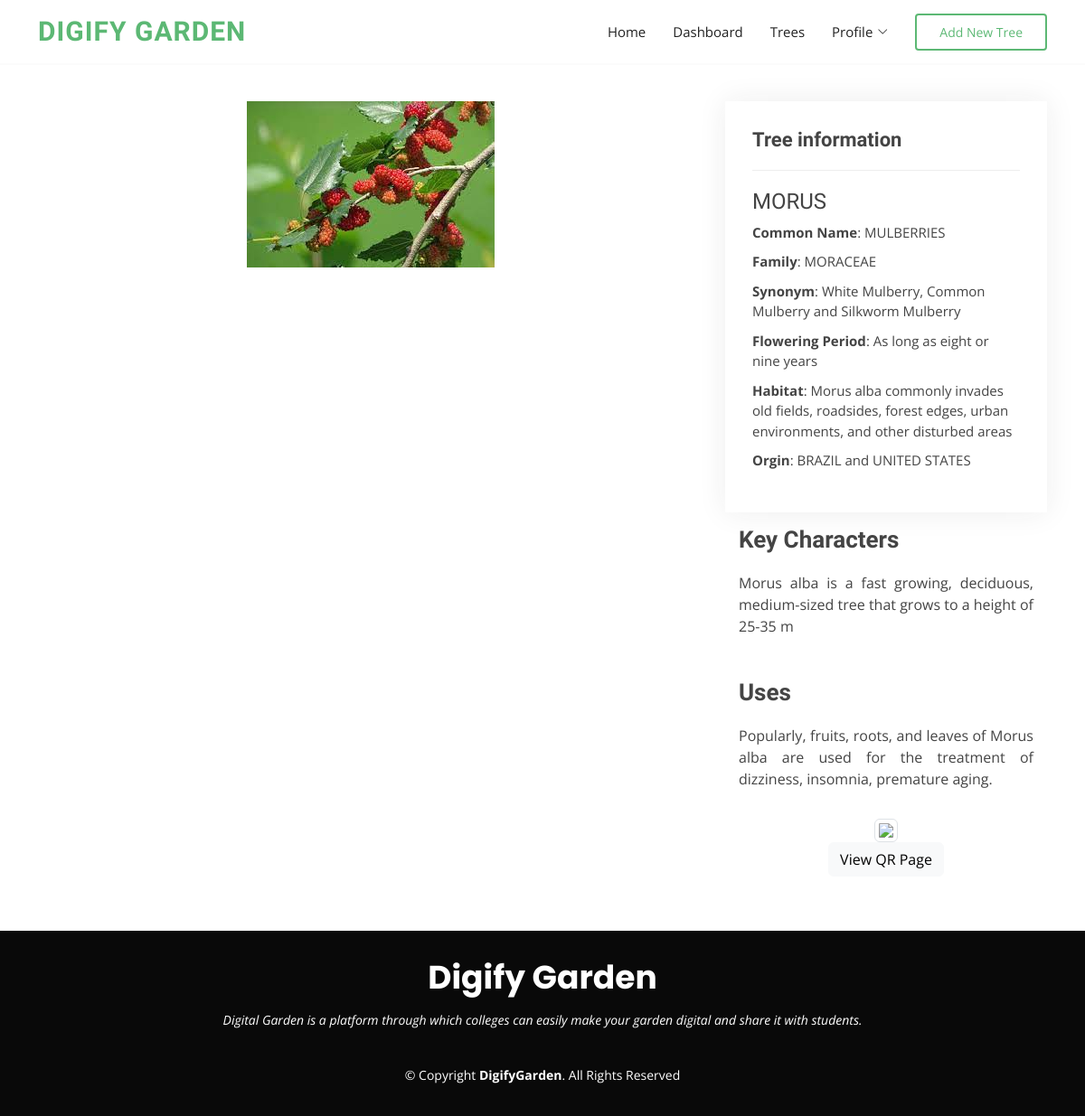
Page /College/tree-details.php?id=c-2303202318702 (signed in) on the committed database.
### tables this page shows
CREATE TABLE `tbl_tree` (
  `t_id` varchar(30) NOT NULL,
  `u_id` varchar(10) NOT NULL,
  `t_name` longtext NOT NULL,
  `family` longtext NOT NULL,
  `synonym` longtext NOT NULL,
  `com_name` longtext NOT NULL,
  `f_period` longtext NOT NULL,
  `origin` longtext NOT NULL,
  `habitat` longtext NOT NULL,
  `uses` longtext NOT NULL,
  `key_char` longtext NOT NULL
);

### College/tree-details.php (the view, shortened to what this page needs)
<?php
include '../util/connection.php';
$t_id = $_GET['id'];
?>
<!DOCTYPE html>
<html lang="en">
<head>
  <link href="assets/vendor/animate.css/animate.min.css" rel="stylesheet">
  <link href="assets/vendor/bootstrap/css/bootstrap.min.css" rel="stylesheet">
  <link href="assets/vendor/bootstrap-icons/bootstrap-icons.css" rel="stylesheet">
  <link href="assets/vendor/boxicons/css/boxicons.min.css" rel="stylesheet">
  <link href="assets/vendor/glightbox/css/glightbox.min.css" rel="stylesheet">
  <link href="assets/vendor/swiper/swiper-bundle.min.css" rel="stylesheet">
  <link type="text/css" href="../node_modules/%40fortawesome/fontawesome-free/css/all.min.css" rel="stylesheet" />
  <link href="assets/css/audio.css" rel="stylesheet">
  <link href="assets/css/style.css" rel="stylesheet">
</head>
<body>
  <?php
  if (isset($_SESSION['u_id'])) {
    echo ' <header id="header" class="d-flex align-items-center">
  <div class="container d-flex align-items-center">
    <h1 class="logo me-auto"><a href="index.php">Digify Garden</a></h1>
    <nav id="navbar" class="navbar">
      <ul>
      <li><a class="nav-link scrollto " href="../index.php">Home</a></li>
      <li><a class="nav-link scrollto " href="./index.php">Dashboard</a></li>
        <li><a class="nav-link scrollto" href="./tree_list.php">Trees</a></li>
        <li class="dropdown"><a href="./profile.php"><span>Profile</span> <i class="bi bi-chevron-down"></i></a>
          <ul>
            <li><a href="./profile.php">View Profile</a></li>
            <li><a href="../login/logout.php">Signout</a></li>
          </ul>
        </li>
        <li><a class="getstarted scrollto" href="./tree/index.php">Add New Tree</a></li>
      </ul>
      <i class="bi bi-list mobile-nav-toggle"></i>
    </nav>
  </div>
</header>';
  }
  ?>
  <?php
  $currentPageUrl = 'http://' . $_SERVER["HTTP_HOST"] . $_SERVER["REQUEST_URI"];
  $query = "SELECT * FROM tbl_tree WHERE `t_id` = '" . $t_id . "' ";
  $tdetails = mysqli_query($conn, $query);
  if (!$tdetails) {
    echo "failed";
  } else {
    if (mysqli_num_rows($tdetails) > 0) {
      while ($rowData = mysqli_fetch_array($tdetails)) {
        $t_name = $rowData["t_name"];
        $family = $rowData["family"];
        $synonym = $rowData["synonym"];
        $com_name = $rowData["com_name"];
        $origin = $rowData["origin"];
        $habitat = $rowData["habitat"];
        $fperiod = $rowData["f_period"];
        $key_char = $rowData["key_char"];
        $uses = $rowData["uses"];
      }
    }
  }
  ?>
  <main id="main">
    <?php
    if (isset($_SESSION['u_id'])) {
      echo '
  <section id="breadcrumbs" class="breadcrumbs">
    <div class="container">
      <div class="d-flex justify-content-between align-items-center">
        <h2>Tree Details</h2>
        <ol>
          <li><a href="index.php">Dashboard</a></li>
          <li>Tree Details</li>
        </ol>
      </div>
    </div>
  </section>';
    }
    ?>
    <section id="portfolio-details" class="portfolio-details">
      <div class="container">
        <div class="row gy-4">
          <div class="col-lg-8">
            <div class="portfolio-details-slider swiper">
              <div class="swiper-wrapper align-items-center">
                <div class="" style="  margin-left: auto; margin-right: auto;">
                  <?php
                  echo '<img src="tree/tree_images/' . $t_id . '.jpg" alt="not found">';
                  ?>
                </div>
              </div>
            </div>
          </div>
          <div class="col-lg-4">
            <div class="portfolio-info">
              <h3>Tree information</h3>
              <h4>
                <?php echo $t_name ?>
              </h4>
              <ul>
                <li><strong>Common Name</strong>:
                  <?php echo $com_name ?>
                </li>
                <li><strong>Family</strong>:
                  <?php echo $family ?>
                </li>
                <li><strong>Synonym</strong>:
                  <?php echo $synonym ?>
                </li>
                <li><strong>Flowering Period</strong>:
                  <?php echo $fperiod ?>
                </li>
                <li><strong>Habitat</strong>:
                  <?php echo $habitat ?>
                </li>
                <li><strong>Orgin</strong>:
                  <?php echo $origin ?>
                </li>
              </ul>
            </div>
            <div class="portfolio-description">
              <h2>Key Characters</h2>
              <p>
                <?php echo $key_char ?>
              </p>
            </div>
            <div class="portfolio-description">
              <h2>Uses</h2>
              <p>
                <?php echo $uses ?>
              </p>
            </div>
            <?php if (isset($_SESSION['u_id'])) { ?>
              <div class="text-center">
                <img src="https://quickchart.io/qr?text=<?php echo $currentPageUrl ?>" class="qr-code img-thumbnail img-responsive" />
              </div>
              <div class="text-center">
                <a class="btn btn-light" href="./qrprint.php?pid=<?php echo $t_id; ?>">View QR Page</a>
              </div>
            <?php } ?>
          </div>
        </div>
      </div>
    </section>
  </main>
  <footer id="footer">
    <div class="container">
      <h3>Digify Garden</h3>
      <p>Digital Garden is a platform through which colleges can easily make your garden digital and share it with
        students.</p>
      <div class="copyright">
        &copy; Copyright <strong><span>DigifyGarden</span></strong>. All Rights Reserved
      </div>
    </div>
  </footer>
</body>
</html>

### College/assets/css/style.css (style rules this page uses)
body { font-family: "Open Sans", sans-serif; color: #444444; }
a { text-decoration: none; color: #5cb874; }
h1, h2, h3, h4, h5, h6 { font-family: "Raleway", sans-serif; }
#header { background: #fff; transition: all 0.5s; z-index: 997; height: 70px; }
#header .logo { font-size: 30px; margin: 0; padding: 0; line-height: 1; font-weight: 700; letter-spacing: 1px; text-transform: uppercase; }
#header .logo a { color: #5cb874; }
.navbar { padding: 0; }
.navbar ul { margin: 0; padding: 0; display: flex; list-style: none; align-items: center; }
.navbar li { position: relative; }
.navbar a, .navbar a:focus { display: flex; align-items: center; justify-content: space-between; padding: 10px 0 10px 30px; font-size: 15px; color: #222222; white-space: nowrap; transition: 0.3s; }
.navbar a i, .navbar a:focus i { font-size: 12px; line-height: 0; margin-left: 5px; }
.navbar .getstarted, .navbar .getstarted:focus { color: #5cb874; padding: 8px 25px; margin-left: 30px; border-radius: 4px; border: 2px solid #5cb874; transition: 0.3s; font-size: 14px; }
section { padding: 60px 0; }
.portfolio-details { padding-top: 40px; }
.portfolio-details .portfolio-details-slider img { width: 100%; }
.portfolio-details .portfolio-info { padding: 30px; box-shadow: 0px 0 30px rgba(34, 34, 34, 0.08); }
.portfolio-details .portfolio-info h3 { font-size: 22px; font-weight: 700; margin-bottom: 20px; padding-bottom: 20px; border-bottom: 1px solid #eee; }
.portfolio-details .portfolio-info ul { list-style: none; padding: 0; font-size: 15px; }
.portfolio-details .portfolio-info ul li+li { margin-top: 10px; }
.portfolio-details .portfolio-description { padding: 15px; }
.portfolio-details .portfolio-description h2 { font-size: 26px; font-weight: 700; margin-bottom: 20px; }
.portfolio-details .portfolio-description p { padding: 0; text-align: justify; }
.breadcrumbs { padding: 15px 0; background: #fbfbfb; min-height: 40px; }
.breadcrumbs h2 { font-size: 28px; font-weight: 300; }
.breadcrumbs ol { display: flex; flex-wrap: wrap; list-style: none; padding: 0; margin: 0; font-size: 14px; }
.breadcrumbs ol li+li { padding-left: 10px; }
.breadcrumbs ol li+li::before { display: inline-block; padding-right: 10px; color: #3c3c3c; content: "/"; }
#footer { background: #090909; color: #fff; font-size: 14px; text-align: center; padding: 30px 0; }
#footer h3 { font-size: 36px; font-weight: 700; color: #fff; position: relative; font-family: "Poppins", sans-serif; padding: 0; margin: 0 0 15px 0; }
#footer p { font-size: 15; font-style: italic; padding: 0; margin: 0 0 40px 0; }
#footer .copyright { margin: 0 0 5px 0; }

### rows in the picture
tbl_tree: t_name "MORUS", com_name "MULBERRIES", family "MORACEAE", synonym "White Mulberry, Common Mulberry and Silkworm Mulberry", f_period "As long as eight or nine years", habitat "Morus alba commonly invades old fields, roadsides, forest edges, urban environments, and other disturbed areas", origin "BRAZIL and UNITED STATES", key_char "Morus alba is a fast growing, deciduous, medium-sized tree that grows to a height of 25-35 m", uses "Popularly, fruits, roots, and leaves of Morus alba are used for the treatment of dizziness, insomnia, premature aging."
